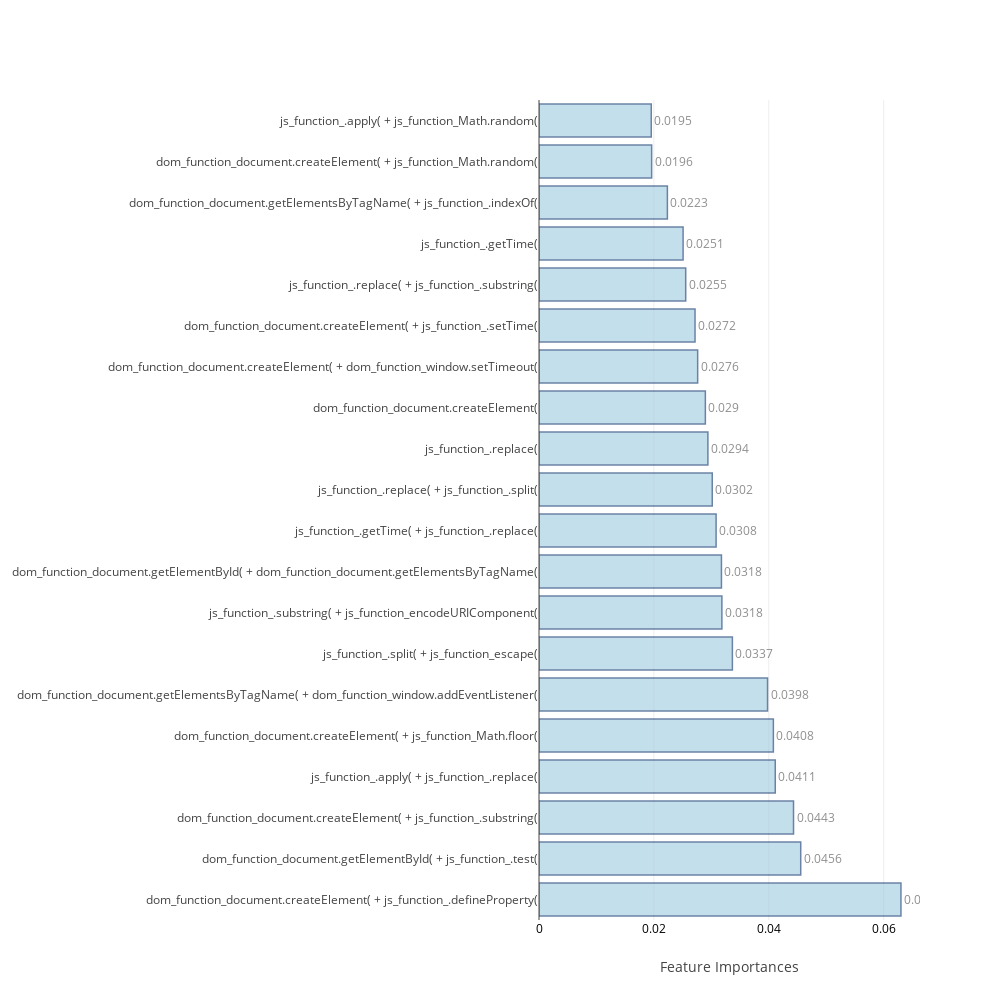

Notebook source saved alongside this figure:
### Code cell
avg_feat_impt=(pd.concat((f_r,f_e), axis=1).mean(axis=1).sort_values(ascending=False))
feat_impt_plot(avg_feat_impt[0:20])

### Figure 1 — Plotly figure (JSON) as saved in the notebook; plotly's stock layout.template omitted (floating-point values rounded to 4 significant figures)
{"data": [{"marker": {"color": "rgb(158,202,225)", "line": {"color": "rgb(8,48,107)", "width": 1.5}}, "opacity": 0.6, "orientation": "h", "text": [0.063, 0.0456, 0.0443, 0.0411, 0.0408, 0.0398, 0.0337, 0.0318, 0.0318, 0.0308, 0.0302, 0.0294, 0.029, 0.0276, 0.0272, 0.0255, 0.0251, 0.0223, 0.0196, 0.0195], "textposition": "outside", "type": "bar", "uid": "3bdb08f8-7e75-4c4c-ad4d-6db06b85b85e", "x": [0.06301, 0.04556, 0.04431, 0.04113, 0.0408, 0.03979, 0.03367, 0.03184, 0.03176, 0.03083, 0.03016, 0.0294, 0.02896, 0.02762, 0.02716, 0.02554, 0.02509, 0.02235, 0.01961, 0.01954], "y": ["dom_function_document.createElement( + js_function_.defineProperty(", "dom_function_document.getElementById( + js_function_.test(", "dom_function_document.createElement( + js_function_.substring(", "js_function_.apply( + js_function_.replace(", "dom_function_document.createElement( + js_function_Math.floor(", "dom_function_document.getElementsByTagName( + dom_function_window.addEventListener(", "js_function_.split( + js_function_escape(", "js_function_.substring( + js_function_encodeURIComponent(", "dom_function_document.getElementById( + dom_function_document.getElementsByTagName(", "js_function_.getTime( + js_function_.replace(", "js_function_.replace( + js_function_.split(", "js_function_.replace(", "dom_function_document.createElement(", "dom_function_document.createElement( + dom_function_window.setTimeout(", "dom_function_document.createElement( + js_function_.setTime(", "js_function_.replace( + js_function_.substring(", "js_function_.getTime(", "dom_function_document.getElementsByTagName( + js_function_.indexOf(", "dom_function_document.createElement( + js_function_Math.random(", "js_function_.apply( + js_function_Math.random("]}], "layout": {"autosize": false, "height": 1000, "width": 1000, "xaxis": {"tickfont": {"color": "black", "size": 12}, "title": "Feature Importances"}, "yaxis": {"automargin": true}}}
